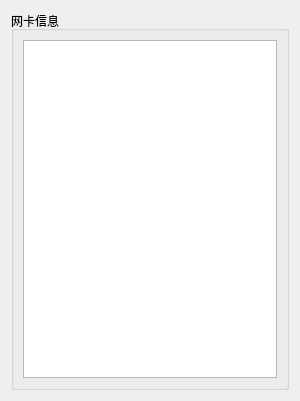
<?xml version="1.0" encoding="UTF-8"?>
<ui version="4.0">
 <class>getDevInfo</class>
 <widget class="QDialog" name="getDevInfo">
  <property name="geometry">
   <rect>
    <x>0</x>
    <y>0</y>
    <width>300</width>
    <height>401</height>
   </rect>
  </property>
  <property name="windowTitle">
   <string>网卡信息</string>
  </property>
  <layout class="QGridLayout" name="gridLayout_2">
   <item row="0" column="0">
    <widget class="QGroupBox" name="groupBox">
     <property name="title">
      <string>网卡信息</string>
     </property>
     <layout class="QGridLayout" name="gridLayout">
      <item row="0" column="0">
       <widget class="QTableWidget" name="tableWidget"/>
      </item>
     </layout>
    </widget>
   </item>
  </layout>
 </widget>
 <resources/>
 <connections/>
</ui>
